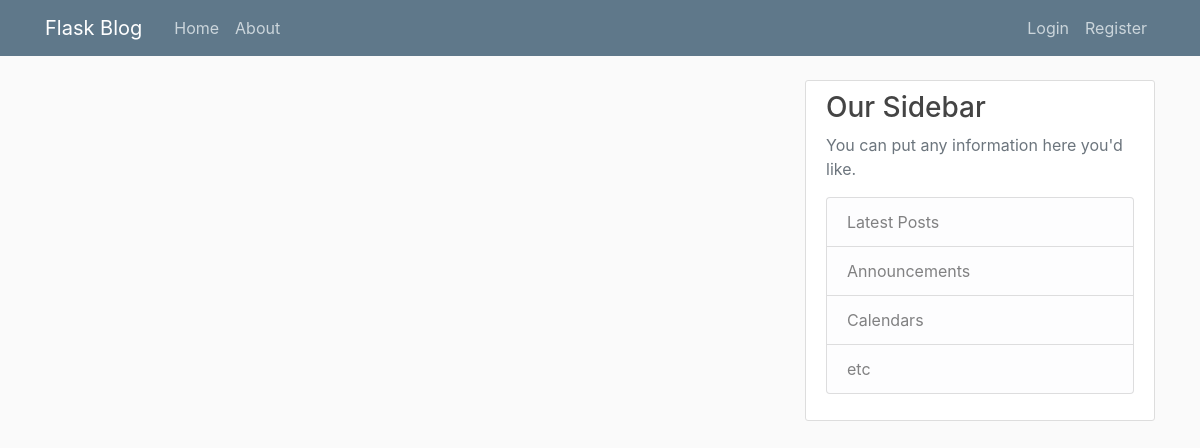
Page /home on the earlier database version.
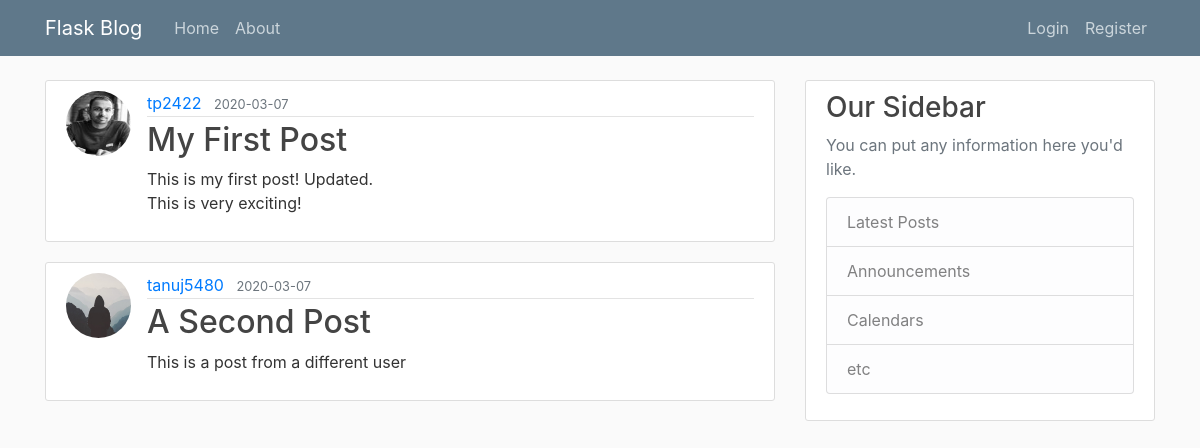
Same page on the later database version.
### flaskblog/models.py (models this page shows, shortened)
class Post(db.Model):
	id = db.Column(db.Integer, primary_key=True)
	title = db.Column(db.String(100), nullable=False)
	date_posted = db.Column(db.DateTime, nullable=False, default=datetime.utcnow)
	content = db.Column(db.Text, nullable=False)
	user_id = db.Column(db.Integer, db.ForeignKey('user.id'), nullable=False)

class User(db.Model, UserMixin):
	id = db.Column(db.Integer, primary_key=True)
	username = db.Column(db.String(20), unique= True, nullable = False)
	email = db.Column(db.String(120), unique=True, nullable=False)
	image_file = db.Column(db.String(20), nullable=False, default='default.jpg')
	password = db.Column(db.String(60), nullable=False)
	posts = db.relationship('Post', backref='author', lazy=True)

### flaskblog/routes.py (the view)
@app.route('/')
@app.route('/home')
def home():
	posts = Post.query.all()
	return render_template('home.html', posts=posts)

### flaskblog/templates/home.html
{% extends "layout.html" %}
{% block content %}
	{% for post in posts%}
		<article class="media content-section">
		<img class="rounded-circle article-img" src="{{ url_for('static', filename='profile_pics/' + post.author.image_file) }}">
		  <div class="media-body">
		    <div class="article-metadata">
		      <a class="mr-2" href="#">{{ post.author.username }}</a>
		      <small class="text-muted">{{ post.date_posted.strftime('%Y-%m-%d') }}</small>
		    </div>
		    <h2><a class="article-title" href="{{ url_for('post', post_id=post.id) }}">{{ post.title }}</a></h2>
		    <p class="article-content">{{ post.content }}</p>
		  </div>
		</article>
	{% endfor %}
{% endblock content %}

### flaskblog/templates/layout.html (shortened to what this page needs)
<!DOCTYPE html>
<html>
<head>
    <link rel="stylesheet" href="https://stackpath.bootstrapcdn.com/bootstrap/4.4.1/css/bootstrap.min.css">
    <link rel="stylesheet" type="text/css" href="{{ url_for('static', filename='main.css')}}">
</head>
<body>
	<header class="site-header">
	  <nav class="navbar navbar-expand-md navbar-dark bg-steel fixed-top">
	    <div class="container">
	      <a class="navbar-brand mr-4" href="/">Flask Blog</a>
	      <div class="collapse navbar-collapse" id="navbarToggle">
	        <div class="navbar-nav mr-auto">
	          <a class="nav-item nav-link" href="{{ url_for('home') }}">Home</a>
	          <a class="nav-item nav-link" href="{{ url_for('about') }}">About</a>
	        </div>
	        <div class="navbar-nav">
	        	{% if current_user.is_authenticated %}
  	        	 <a class="nav-item nav-link" href="{{ url_for('new_post') }}">New Post</a>
	        	 <a class="nav-item nav-link" href="{{ url_for('account') }}">Account</a>
		          <a class="nav-item nav-link" href="{{ url_for('logout') }}">Logout</a>
	        	{% else %}
		          <a class="nav-item nav-link" href="{{ url_for('login') }}">Login</a>
		          <a class="nav-item nav-link" href="{{ url_for('register') }}">Register</a>
		        {% endif %}
	        </div>
	      </div>
	    </div>
	  </nav>
	</header>
	<main role="main" class="container">
      <div class="row">
        <div class="col-md-8">
          {% block content %}{% endblock %}
        </div>
        <div class="col-md-4">
          <div class="content-section">
            <h3>Our Sidebar</h3>
            <p class='text-muted'>You can put any information here you'd like.
              <ul class="list-group">
                <li class="list-group-item list-group-item-light">Latest Posts</li>
                <li class="list-group-item list-group-item-light">Announcements</li>
                <li class="list-group-item list-group-item-light">Calendars</li>
                <li class="list-group-item list-group-item-light">etc</li>
              </ul>
            </p>
          </div>
        </div>
      </div>
    </main>
  </body>
</body>
</html>

### flaskblog/static/main.css (style rules this page uses)
body { background: #fafafa; color: #333333; margin-top: 5rem; }
h1, h2, h3, h4, h5, h6 { color: #444444; }
.bg-steel { background-color: #5f788a; }
.site-header .navbar-nav .nav-link { color: #cbd5db; }
.content-section { background: #ffffff; padding: 10px 20px; border: 1px solid #dddddd; border-radius: 3px; margin-bottom: 20px; }
.article-title { color: #444444; }
.article-content { white-space: pre-line; }
.article-img { height: 65px; width: 65px; margin-right: 16px; }
.article-metadata { padding-bottom: 1px; margin-bottom: 4px; border-bottom: 1px solid #e3e3e3 }

Differences in the rows shown:
added Post: image_file (picture), author.username "tp2422", date_posted "2020-03-07", title "My First Post", content "This is my first post! Updated. This is very exciting!"
added Post: image_file (placeholder picture), author.username "tanuj5480", date_posted "2020-03-07", title "A Second Post", content "This is a post from a different user"
